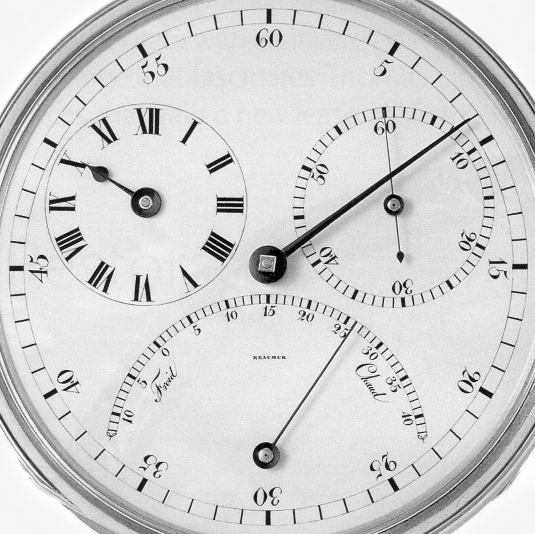
#> input picture Transformations/images/chronometer-small.tif, 535 x 534 px
$ jupyter execute ec_dip_transformations_01.ipynb   (older library calls are emulated)
#> lines starting #> are read from the running program, lines starting #| are printed output that depends on the picture
## Digital Image Processing, ECE419

Ernesto Colon

The Cooper Union Department of Electrical Engineering

February 19th, 2021

References:
- Digital Image Processing Using Matlab [DIPUM] by Gonzalez et al., 3rd ed
- Digital Image Processing by Gonzalez et al., 4th ed

**The following set of notes and example scripts are part of my independent study sessions and adapted from the references outlined above. My main reference is DIPUM and complemented with online documentation. As I go through the theory and textbook examples, I am translating the code and image processing techniques to Python.**

## Image Transformations Notes / Exercises

[cell 1]
#Importing the libraries
import sys
sys.path.append('..')

import numpy as np
import matplotlib.pyplot as plt
import ec_img_utils
import skimage.util
from skimage import io
import scipy.fft
from skimage import transform

#### Brief Notes on Inverse Transformation / Mapping

Starting with two spatial coordinate systems called the *input space*, $(w,z)$, and the *output space*, $(x,y)$, we can
define a geometric coordinate transformation that maps the input space to the output space:

\begin{equation}
(x,y) = T[(w,z)]
\end{equation}

where $T[\cdot]$ is called the *forward transformation* or *forward mapping*. If the forward mapping has an inverse, we
can express the output space in terms of the input space points as:

\begin{equation}
(w,z) = T^{-1}[(x,y)]
\end{equation}

where $T^{-1}[\cdot]$ is called the *inverse transformation* or *inverse mapping*.

#### Affine Transformations

An affine transformation is a mapping from one vector space to another, consisting of a linear part that is expressed
as a matrix multiplication and an additive part that is an *offset* or *translation*.

Following the notation used in DIPUM 3rd edition, an affine transformation can be expressed as shown below. Note that
Gonzalez uses row vectors in his notation.

\begin{equation}
\begin{bmatrix} x & y \end{bmatrix}
= \begin{bmatrix} w & z \end{bmatrix}
\begin{bmatrix}
a_{11} & a_{12}\\
a_{21} & a_{22}
\end{bmatrix} + \begin{bmatrix} b_1 & b_2 \end{bmatrix}
\end{equation}

We can re-write our affine transformation equation using homogeneous coordinates as follows:

\begin{equation}
\begin{bmatrix} x & y & 1 \end{bmatrix}
= \begin{bmatrix} w & z & 1 \end{bmatrix}
\begin{bmatrix}
a_{11} & a_{12} & 0\\
a_{21} & a_{22} & 0\\
b_1 & b_2 & 1
\end{bmatrix} =  \begin{bmatrix} w & z & 1 \end{bmatrix} \textbf{T}
\end{equation}

where $\textbf{T}$ is called an *affine matrix* and the third column of $\textbf{T}$ is always
\begin{bmatrix} 0 & 0 & 1 \end{bmatrix}$^{t}$

#### Types of Affine Transformations

**Identity**

\begin{equation}
\textbf{T} = \begin{bmatrix}
1 & 0 & 0\\
0 & 1 & 0\\
0 & 0 & 1
\end{bmatrix}
\end{equation}

Corresponding coordinate equations

$x = w$

$y = z$

**Scaling**

\begin{equation}
\textbf{T} = \begin{bmatrix}
s_x & 0 & 0\\
0 & s_y & 0\\
0 & 0 & 1
\end{bmatrix}
\end{equation}

Corresponding coordinate equations

$x = s_xw$

$y = s_yz$

**Rotation**

\begin{equation}
\textbf{T} = \begin{bmatrix}
cos\theta & sin\theta & 0\\
-sin\theta & cos\theta & 0\\
0 & 0 & 1
\end{bmatrix}
\end{equation}

Corresponding coordinate equations

$x = w~cos\theta - z~sin\theta$

$y = w~sin\theta + z~cos\theta$

**Shear (horizontal)**

\begin{equation}
\textbf{T} = \begin{bmatrix}
1 & 0 & 0\\
\alpha & 1 & 0\\
0 & 0 & 1
\end{bmatrix}
\end{equation}

Corresponding coordinate equations

$x = w + \alpha~z$

$y = z$

**Shear (vertical)**

\begin{equation}
\textbf{T} = \begin{bmatrix}
1 & \beta & 0\\
0 & 1 & 0\\
0 & 0 & 1
\end{bmatrix}
\end{equation}

Corresponding coordinate equations

$x = w$

$y = \beta~w + z$

**Reflection**

\begin{equation}
\textbf{T} = \begin{bmatrix}
1 & 0 & 0\\
0 & -1 & 0\\
0 & 0 & 1
\end{bmatrix}
\end{equation}

Corresponding coordinate equations

$x = w$

$y = -z$

**Translation**

\begin{equation}
\textbf{T} = \begin{bmatrix}
1 & 0 & 0\\
0 & 1 & 0\\
\delta_x & \delta_y & 1
\end{bmatrix}
\end{equation}

Corresponding coordinate equations

$x = w + \delta_x$

$y = z + \delta_y$

**Similarity Transformation**

An affine transformation that preserves angles between lines and that changes all distances in the same ratio is called
a *similarity transformation*. In other words, a similarity transformation preserves shapes.

Examples include: rotation, translation, and reflection transformations. Scaling is also a similarity transformation if
the horizontal and vertical scale factors are the same.

We can express the affine matrix for a similarity transformation as follows:

\begin{equation}
\textbf{T} = \begin{bmatrix}
s~cos\theta & s~sin\theta & 0\\
-s~sin\theta & s~cos\theta & 0\\
b_1 & b_2 & 1
\end{bmatrix}
\end{equation}

or

\begin{equation}
\textbf{T} = \begin{bmatrix}
s~cos\theta & s~sin\theta & 0\\
s~sin\theta & -s~cos\theta & 0\\
b_1 & b_2 & 1
\end{bmatrix}
\end{equation}

where the second form is needed to account for reflections.

Similarity transformations are useful in image processing applications involving solid and flat objects. As objects
or the imaging sensor moves, we can relate the motion with similarity transformations.

**Example 6.1 from DIPUM - Transforming points with an affine transformation**

**NOTE:** Python, or at least skimage, defines the affine matrix as the transpose of DIPUM's affine matrix definition.
Going back to the affine transformation equation outlined above, we see that the coordinate points are defined as row
vectors in DIPUM whereas scikit-image assumes column vectors.

[cell 2]
# define affine matrix
affine_xfm_1 = np.array([[3., 0., 0.],[0., 2., 0.],[0., 0., 1.]])

# create similarity transform object with skimage
sim_xfm_1 = skimage.transform.SimilarityTransform(affine_xfm_1)

# confirm similarity transformation object has the correct affine matrix
print(sim_xfm_1.params)

[cell 3]
# computing the forward transformation of a pair of points

# define input space coordinates (w, z) to transform, the input coords have shape P x 2
wz_pair_1 = np.array([[1, 1], [3., 2.]])
print("Input coords shape: ", wz_pair_1.shape, "\n")

# transform the input coords to the output coords
xy_pair_1 = skimage.transform.matrix_transform(wz_pair_1, sim_xfm_1.params)

# print results
print("Transformed output coords: \n", xy_pair_1)

[cell 4]
# computing output space coordinates using the inverse mapping
wz_pair_2 = sim_xfm_1.inverse(xy_pair_1)

print("Input coords computed using the inverse mapping: \n", wz_pair_2)

Not surprisingly, we have recovered our input coorindates using the inverse transformation.

[cell 5]
# modifying the affine transformation matrix
sim_xfm_1.params[0, 0] = 4

# confirm that the change took place
print("Modified affine matrix: \n", sim_xfm_1.params, "\n")

# apply transformation to our input coords
xy_pair_2 = skimage.transform.matrix_transform(wz_pair_1, sim_xfm_1.params)

# print results and confirm that our x-scaling took effect
print("Transformed output coords: \n", xy_pair_2)

Note how only the horizontal coordinates were scaled by a factor of 4 as expected.

The next example shifts the horizontal coordinates as a fraction of the vertical coordinates

[cell 6]
# define affine matrix
affine_xfm_2 = np.array([[1, 0.4, 0], [0, 1, 0], [0, 0, 1]], dtype=np.float)

# define similarity transform object
sim_xfm_2 = skimage.transform.SimilarityTransform(matrix=affine_xfm_2)

# confirm
print("Similarity transform 2: \n", sim_xfm_2.params, "\n")

# apply transformation
xy_pair_3 = skimage.transform.matrix_transform(wz_pair_1, sim_xfm_2.params)

print("Transformed output coords: \n", xy_pair_3, "\n")

# going back with the inverse mapping
wz_pair_3 = sim_xfm_2.inverse(xy_pair_3)

print("Input coords computed using the inverse mapping: \n", wz_pair_3)

Note from the example above that only the horizontal coordinates where changed by the tranform.

#### Projective Transformations (Homography)

A homography or projective transformation preserves lines but not necessarily parallelism. Projective transformations
are useful for reversing perspective distortion in an image. We define a projective transformation using a third auxiliary
coordinate, similar to the affine transformations. The auxiliary coordinate, however, is not a constant.

\begin{equation}
\begin{bmatrix} x' & y' & h \end{bmatrix}
= \begin{bmatrix} w & z & 1 \end{bmatrix}
\begin{bmatrix}
\alpha_{11} & \alpha_{12} & \alpha_{13}\\
\alpha_{21} & \alpha_{22} & \alpha_{23}\\
b_1 & b_2 & 1
\end{bmatrix}
\end{equation}

were $\alpha_{13}$ and $\alpha_{23}$ are nonzero, and where $x' = hx$ and $y' = hy$.

**Creating a projective transformation with skimage**

[cell 7]
# define transformation matrix
#proj_mat_1 = np.array([[1.8, -0.8, 0.2], [-0.1, 1.7, -0.2], [0.2, 0.4, 1.0]])
proj_mat_1 = np.array([[1.8, -0.8, 0.2], [-0.1, 1.7, -0.2], [0.2, 0.4, 1.0]]).T

# create projective transformation object
proj_xfm_1 = transform.ProjectiveTransform(matrix=proj_mat_1)

# input coordinate points
wz_pair_4 = np.array([[-1, -1], [1, -1], [1, 1], [-1, 1]])
#print(wz_pair_4)

# transform coordinate points
xy_pair_4 = transform.matrix_transform(wz_pair_4, proj_xfm_1.params)

# print transformed coordinate points
print("Transformed output coords: \n", xy_pair_4, "\n")

**Transforming Images**

[cell 8]
# create checkerboard image

chk_pttn = np.vstack((np.hstack((np.ones((50,50)), np.zeros((50,50)))), np.hstack((np.zeros((50,50)), np.ones((50,50))))))
img_chkrbd = np.tile(chk_pttn, (4, 4))

# generate a scaling affine transformation and warp the checkerboard image
xfm_scl_aff = transform.AffineTransform(scale=[0.75, 1.25])

img_chkrbd_scld = transform.warp(img_chkrbd, xfm_scl_aff.inverse)

# display images
fig_chk, ax_chk = plt.subplots(2, 2, figsize=(10,10))
ax_chk = ax_chk.ravel()

ax_chk[0].imshow(img_chkrbd, cmap='gray')
ax_chk[0].set_title("Original Checkerboard Image")

ax_chk[1].imshow(img_chkrbd_scld, cmap='gray')
ax_chk[1].set_title("Scaled Checkerboard Image\n Scaling: 0.75 * x, 1.25 * y")

# define affine matrix for rotation
xfm_rot_aff = transform.AffineTransform(rotation=np.pi/6)

# apply rotation transformation
img_chkrbd_rot = transform.warp(img_chkrbd, xfm_rot_aff.inverse)

ax_chk[2].imshow(img_chkrbd_rot, cmap='gray')
ax_chk[2].set_title("Rotated Checkerboard Image\n Rotation: pi/6 clockwise")

# projective transformation
xfm_proj_mat = np.array([[0.4788, 0.0135, 0.5059],[0.0135, 0.4788, 0.5059],[-0.0009, -0.0009, 1.000]])

xfm_proj = transform.ProjectiveTransform(matrix=xfm_proj_mat)

# apply projective transformation
img_chkrbd_proj = transform.warp(img_chkrbd, xfm_proj.inverse)

ax_chk[3].imshow(img_chkrbd_proj, cmap='gray')
ax_chk[3].set_title("Projective Transformed Image")

fig_chk.subplots_adjust(hspace=0.3)
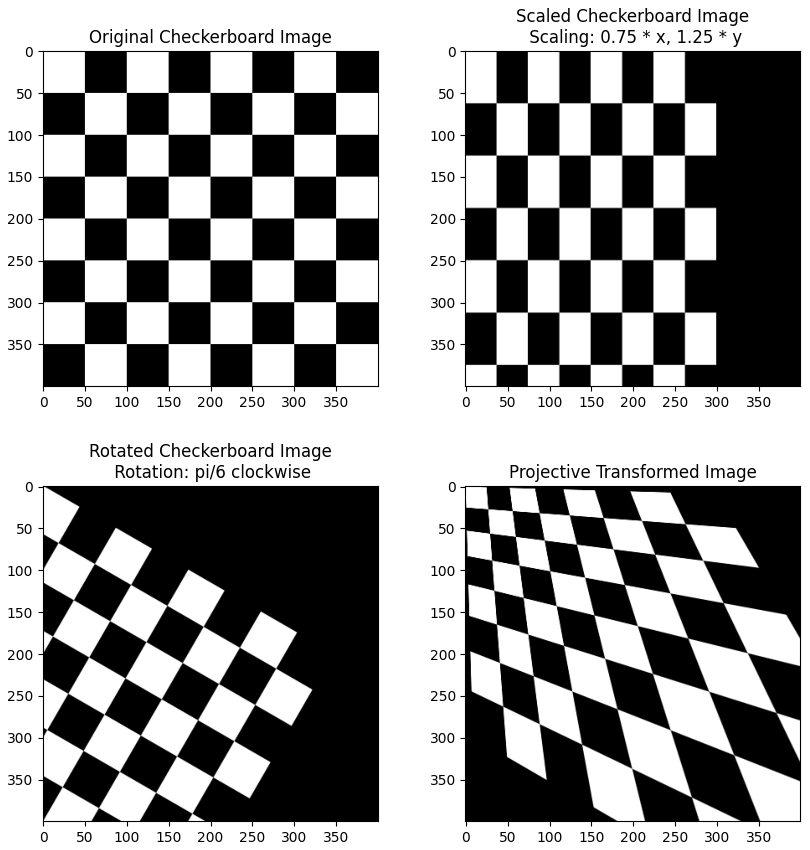
#> figure drawn by matplotlib, 4 panels

**Comparing Interpolation Methods**

I will be using the scipy ndimage package for this example since I want to be able to transform an image without
cropping the output

[cell 9]
from scipy.ndimage.interpolation import rotate

# load chronometer image
img_chro = io.imread('./images/chronometer-small.tif')
#> img_chro is the input picture: shape (534, 535); min 0, max 255, mean 209.5

# display image
fig_chro, ax_chro = plt.subplots(3, 3, figsize=(15,15))
ax_chro = ax_chro.ravel()

ax_chro[0].imshow(img_chro, cmap='gray')
ax_chro[0].set_title("Original Image");

# create rotation transformation
#xfm_rot_scl_aff = transform.AffineTransform(rotation=((85.)*(np.pi/180)), scale=1.75)

# apply transform using nearest neighbor interpolation --> interpolation order 0
img_chr_near_neig = rotate(img_chro, angle=-85. , order=0, reshape=True)
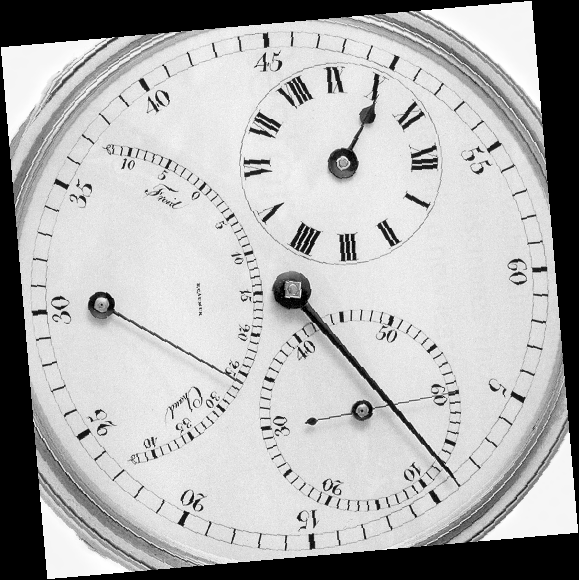
#> img_chr_near_neig: shape (580, 579); min 0, max 255, mean 177.6

# display transformed image
ax_chro[1].imshow(img_chr_near_neig[350:490, 350:490], cmap='gray')
ax_chro[1].set_title("Nearest Neighbor Interpolated Image");

# apply transform using bilinear interpolation
img_chr_bilin = rotate(img_chro, angle=-85. , order=1, reshape=True)

# display transformed image
ax_chro[2].imshow(img_chr_bilin[350:490, 350:490], cmap='gray')
ax_chro[2].set_title("Bilinear Interpolated Image");

# apply transform using biquadratic interpolation
img_chr_biquad = rotate(img_chro, angle=-85. , order=2, reshape=True)

# display transformed image
ax_chro[3].imshow(img_chr_biquad[350:490, 350:490], cmap='gray')
ax_chro[3].set_title("Biquadratic Interpolated Image");


# apply transform using bicubic interpolation
img_chr_bicubic = rotate(img_chro, angle=-85. , order=3, reshape=True)

# display transformed image
ax_chro[4].imshow(img_chr_bicubic[350:490, 350:490], cmap='gray')
ax_chro[4].set_title("Bicubic Interpolated Image");

# apply transform using bicubic interpolation
img_chr_biquartic = rotate(img_chro, angle=-85. , order=4, reshape=True)

# display transformed image
ax_chro[5].imshow(img_chr_biquartic[350:490, 350:490], cmap='gray')
ax_chro[5].set_title("Biquartic Interpolated Image");


# apply transform using bicubic interpolation
img_chr_biquintic = rotate(img_chro, angle=-85. , order=5, reshape=True)

# display transformed image
ax_chro[6].imshow(img_chr_biquintic[350:490, 350:490], cmap='gray')
ax_chro[6].set_title("Biquintic Interpolated Image");

fig_chro.delaxes(ax_chro[7])
fig_chro.delaxes(ax_chro[8])
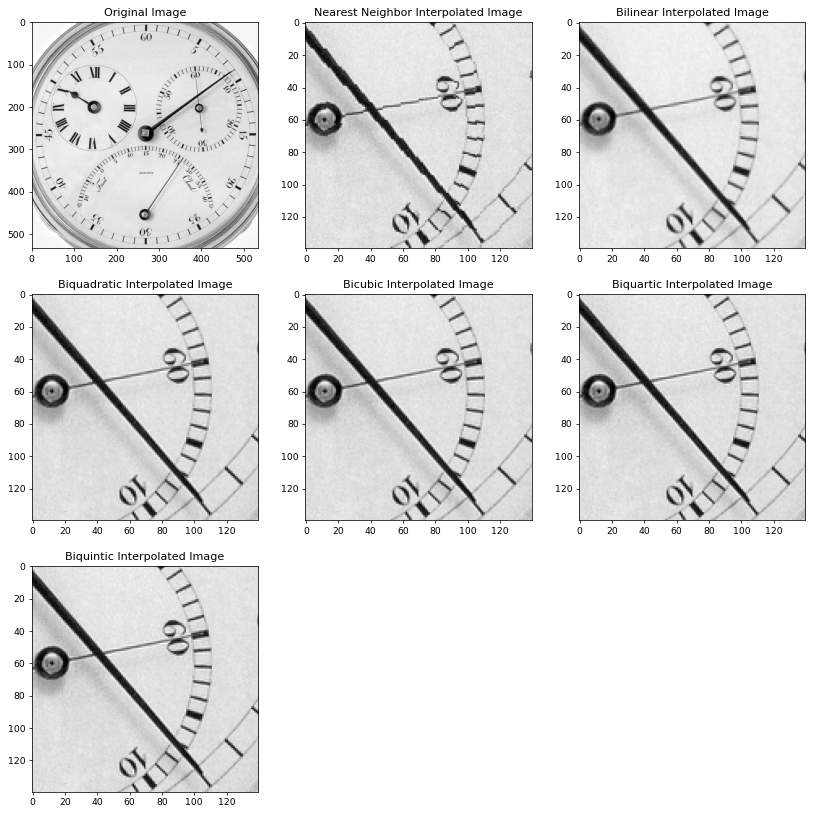
#> figure drawn by matplotlib, 7 panels

From the results shown above, the results obtained using bicubic interpolation or higher orders (e.g., bi-quartic or
bi-quintic) yield sharper results than lower order interpolation methods. Moreover, we note that higher order
interpolation methods yield higher contrast images which are more visually appealing.

**Plotting pixel profiles for the different interpolation methods**

Next, we analyze a pixel profile along the red line superimposed on the image below.

[cell 10]
plt.figure()
plt.imshow(img_chr_bicubic[350:490, 350:490], cmap='gray')
plt.plot(np.repeat([105], 15), np.arange(55,70),  'r')
plt.title("Bicubic Interpolated Image");
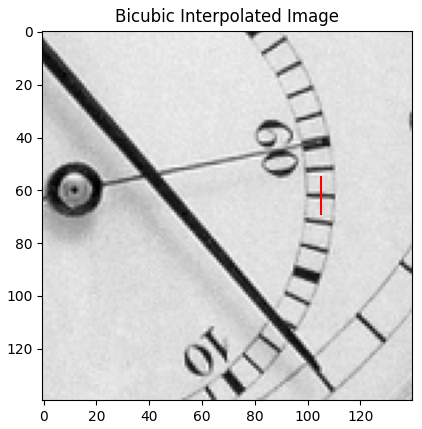
#> figure drawn by matplotlib, 1 panel

[cell 11]
cropped = img_chr_bicubic[55:70, 105].reshape(-1,1)
#> cropped = [215, 211, 211, 209, 206, 173, 124, 136, 161, 163, 146, 170, 164, 145, 178]
fig_pix, ax_pix = plt.subplots(1,1)
ax_pix.plot(img_chr_near_neig[55:70, 105].reshape(-1,1),label='nearest neighbor')
ax_pix.plot(img_chr_bilin[55:70, 105].reshape(-1,1),label='bilinear')
ax_pix.plot(img_chr_bicubic[55:70, 105].reshape(-1,1),label='bicubic')
ax_pix.plot(img_chr_biquartic[55:70, 105].reshape(-1,1),label='biquartic')
ax_pix.plot(img_chr_biquintic[55:70, 105].reshape(-1,1),label='biquintic')
ax_pix.set_xlabel("Pixel Number")
ax_pix.set_ylabel("Pixel Intensity")
ax_pix.legend()
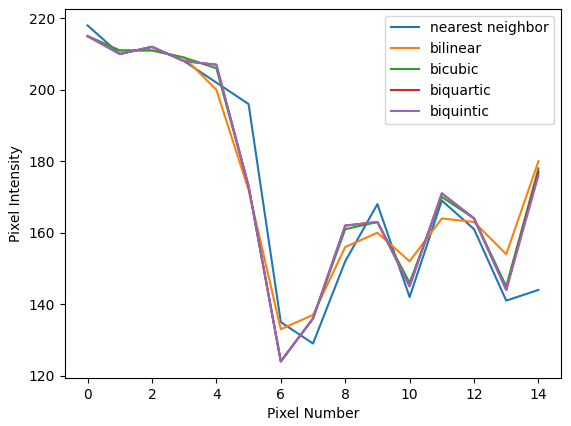
#> figure drawn by matplotlib, 1 panel; curve peaks at x = 0, y = 218; curve peaks at x = 0, y = 215; curve peaks at x = 0, y = 215
#> (the rest of the program and of its run is left out)
